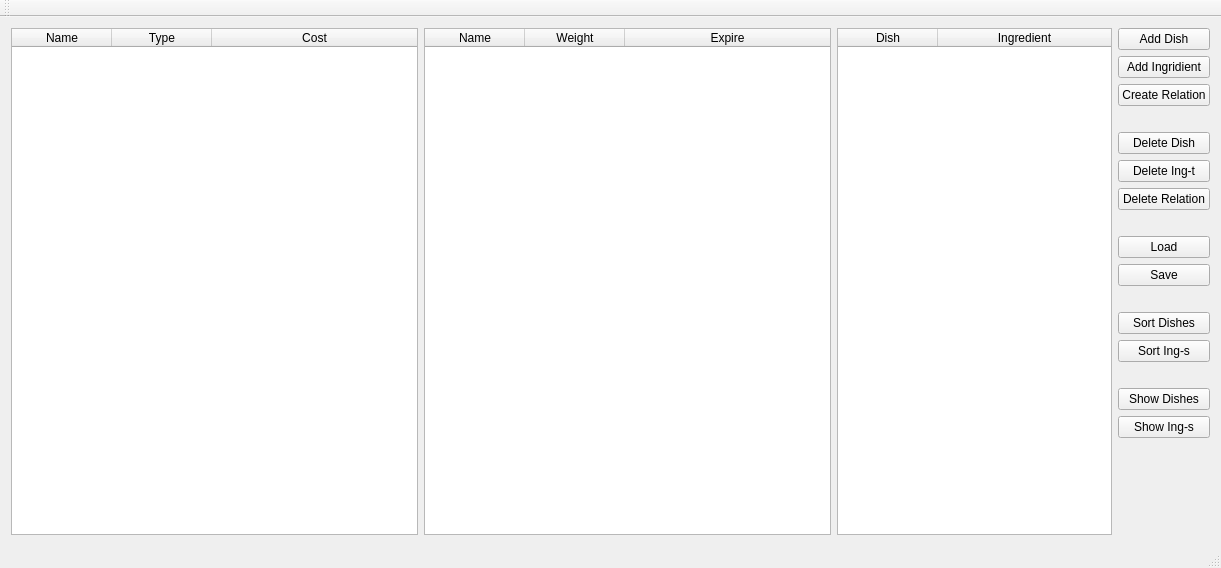
<?xml version="1.0" encoding="UTF-8"?>
<ui version="4.0">
 <class>MainWindow</class>
 <widget class="QMainWindow" name="MainWindow">
  <property name="geometry">
   <rect>
    <x>0</x>
    <y>0</y>
    <width>1221</width>
    <height>568</height>
   </rect>
  </property>
  <property name="windowTitle">
   <string>MainWindow</string>
  </property>
  <property name="styleSheet">
   <string notr="true"/>
  </property>
  <widget class="QWidget" name="centralWidget">
   <layout class="QGridLayout" name="gridLayout">
    <item row="0" column="0">
     <layout class="QHBoxLayout" name="horizontalLayout_2">
      <item>
       <layout class="QHBoxLayout" name="horizontalLayout">
        <item>
         <widget class="QTableWidget" name="tableWidget_dishes">
          <property name="minimumSize">
           <size>
            <width>400</width>
            <height>0</height>
           </size>
          </property>
          <attribute name="horizontalHeaderStretchLastSection">
           <bool>true</bool>
          </attribute>
          <column>
           <property name="text">
            <string>Name</string>
           </property>
          </column>
          <column>
           <property name="text">
            <string>Type</string>
           </property>
          </column>
          <column>
           <property name="text">
            <string>Cost</string>
           </property>
          </column>
         </widget>
        </item>
        <item>
         <widget class="QTableWidget" name="tableWidget_ingredients">
          <property name="minimumSize">
           <size>
            <width>400</width>
            <height>0</height>
           </size>
          </property>
          <attribute name="horizontalHeaderStretchLastSection">
           <bool>true</bool>
          </attribute>
          <column>
           <property name="text">
            <string>Name</string>
           </property>
          </column>
          <column>
           <property name="text">
            <string>Weight</string>
           </property>
          </column>
          <column>
           <property name="text">
            <string>Expire</string>
           </property>
          </column>
         </widget>
        </item>
        <item>
         <widget class="QTableWidget" name="tableWidget_di">
          <property name="sizePolicy">
           <sizepolicy hsizetype="Expanding" vsizetype="Expanding">
            <horstretch>0</horstretch>
            <verstretch>0</verstretch>
           </sizepolicy>
          </property>
          <property name="minimumSize">
           <size>
            <width>275</width>
            <height>0</height>
           </size>
          </property>
          <property name="maximumSize">
           <size>
            <width>275</width>
            <height>16777215</height>
           </size>
          </property>
          <attribute name="horizontalHeaderStretchLastSection">
           <bool>true</bool>
          </attribute>
          <column>
           <property name="text">
            <string>Dish</string>
           </property>
          </column>
          <column>
           <property name="text">
            <string>Ingredient</string>
           </property>
          </column>
         </widget>
        </item>
       </layout>
      </item>
      <item>
       <layout class="QVBoxLayout" name="verticalLayout">
        <item>
         <widget class="QPushButton" name="pushButton_add_dish">
          <property name="text">
           <string>Add Dish</string>
          </property>
         </widget>
        </item>
        <item>
         <widget class="QPushButton" name="pushButton_add_ingredient">
          <property name="text">
           <string>Add Ingridient</string>
          </property>
         </widget>
        </item>
        <item>
         <widget class="QPushButton" name="pushButton_create_relation">
          <property name="text">
           <string>Create Relation</string>
          </property>
         </widget>
        </item>
        <item>
         <widget class="QLabel" name="label_4">
          <property name="text">
           <string/>
          </property>
         </widget>
        </item>
        <item>
         <widget class="QPushButton" name="pushButton_delete_dish">
          <property name="text">
           <string>Delete Dish</string>
          </property>
         </widget>
        </item>
        <item>
         <widget class="QPushButton" name="pushButton_delete_ingredient">
          <property name="text">
           <string>Delete Ing-t</string>
          </property>
         </widget>
        </item>
        <item>
         <widget class="QPushButton" name="pushButton_delete_relation">
          <property name="text">
           <string>Delete Relation</string>
          </property>
         </widget>
        </item>
        <item>
         <widget class="QLabel" name="label">
          <property name="text">
           <string/>
          </property>
         </widget>
        </item>
        <item>
         <widget class="QPushButton" name="pushButton_load">
          <property name="text">
           <string>Load</string>
          </property>
         </widget>
        </item>
        <item>
         <widget class="QPushButton" name="pushButton_save">
          <property name="text">
           <string>Save</string>
          </property>
         </widget>
        </item>
        <item>
         <widget class="QLabel" name="label_2">
          <property name="text">
           <string/>
          </property>
         </widget>
        </item>
        <item>
         <widget class="QPushButton" name="pushButton_sort_dishes">
          <property name="text">
           <string>Sort Dishes</string>
          </property>
         </widget>
        </item>
        <item>
         <widget class="QPushButton" name="pushButton_sort_ingredients">
          <property name="text">
           <string>Sort Ing-s</string>
          </property>
         </widget>
        </item>
        <item>
         <widget class="QLabel" name="label_3">
          <property name="text">
           <string/>
          </property>
         </widget>
        </item>
        <item>
         <widget class="QPushButton" name="pushButton_show_dish">
          <property name="text">
           <string>Show Dishes</string>
          </property>
         </widget>
        </item>
        <item>
         <widget class="QPushButton" name="pushButton_show_ingredient">
          <property name="text">
           <string>Show Ing-s</string>
          </property>
         </widget>
        </item>
        <item>
         <spacer name="verticalSpacer">
          <property name="orientation">
           <enum>Qt::Vertical</enum>
          </property>
          <property name="sizeHint" stdset="0">
           <size>
            <width>20</width>
            <height>40</height>
           </size>
          </property>
         </spacer>
        </item>
       </layout>
      </item>
     </layout>
    </item>
   </layout>
  </widget>
  <widget class="QMenuBar" name="menuBar">
   <property name="geometry">
    <rect>
     <x>0</x>
     <y>0</y>
     <width>1221</width>
     <height>25</height>
    </rect>
   </property>
  </widget>
  <widget class="QToolBar" name="mainToolBar">
   <attribute name="toolBarArea">
    <enum>TopToolBarArea</enum>
   </attribute>
   <attribute name="toolBarBreak">
    <bool>false</bool>
   </attribute>
  </widget>
  <widget class="QStatusBar" name="statusBar"/>
 </widget>
 <layoutdefault spacing="6" margin="11"/>
 <resources/>
 <connections/>
</ui>
